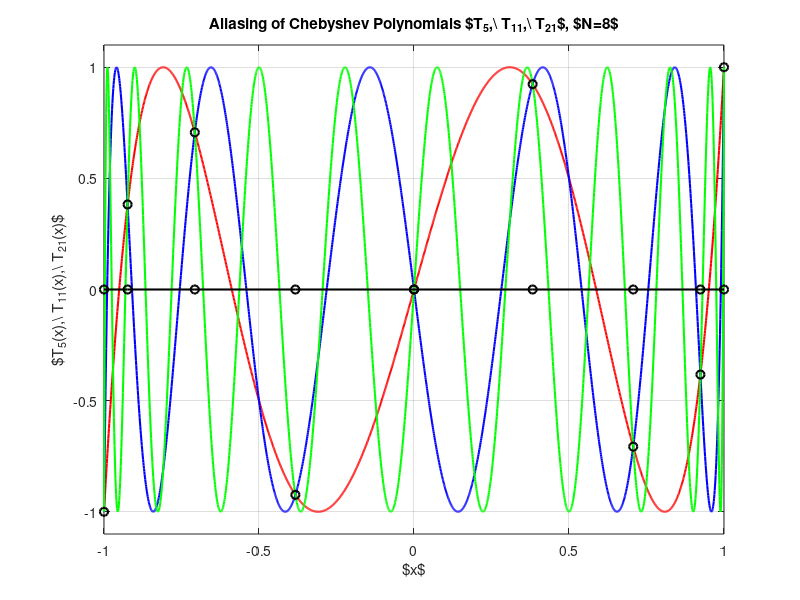
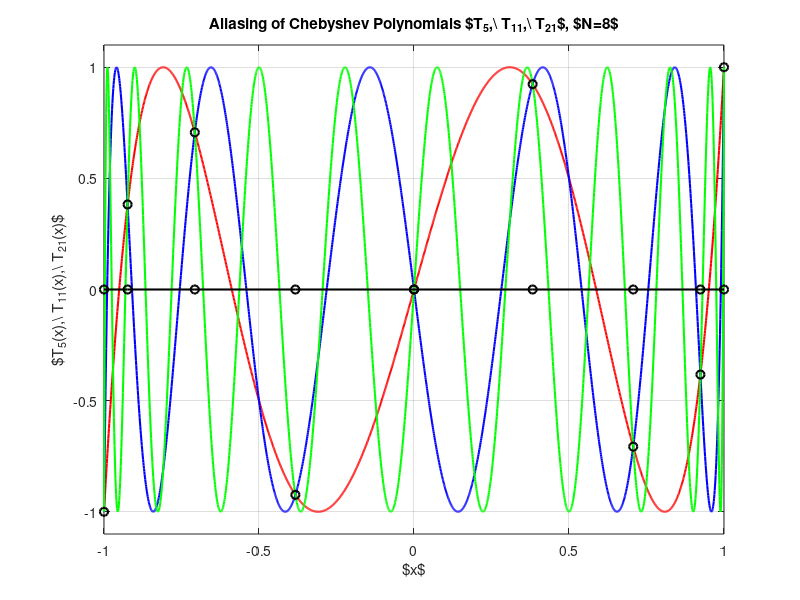

Here is the MATLAB script that generated these plots, in order:
N = 8;
M = 2001;
x = [-1,-cos(pi*(1:N)./N)];
xp = linspace(-1,1,M);

T21 = cos(21*acos(xp));
T11 = cos(11*acos(xp));
T5  = cos( 5*acos(xp));
T5g = cos( 5*acos(x ));

XCGL = zeros(1,length(x));

hf = figure(1);
clf
plot(xp,T5 ,'r','LineWidth',1.5)
hold on
plot(xp,T11,'b','LineWidth',1.5)
hold on
plot(xp,T21,'g','LineWidth',1.5)
hold on
plot(x ,T5g,'ko','LineWidth',1.5)
hold on
plot(x,XCGL,'k-o','LineWidth',1.5)
hold off

xlabel('$x$');
ylabel('$T_5(x),\ T_{11}(x),\ T_{21}(x)$');
title('Aliasing of Chebyshev Polynomials $T_5,\ T_{11},\ T_{21}$, $N=8$');
axis([-1.0,1.0,-1.1,1.1])
grid on
printstr = strcat('OUT/ChebyshevAlias',num2str(N));
printstrGray = strcat('OUT/ChebyshevAlias',num2str(N),'Gray');
%exportgraphics(gca, printstr)
print(hf, printstr, '-dpdflatex');
print(hf, printstrGray, '-dpdflatex','-mono');
